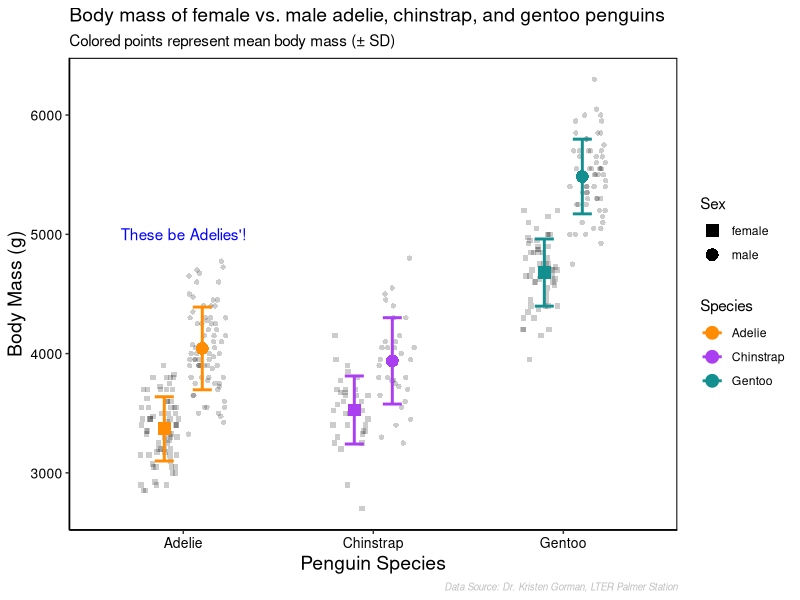

Recreate this plot in R.


library(tidyverse)
library(palmerpenguins)


ggplot(data = na.omit(penguins), aes(x = species, y = body_mass_g, shape = sex)) +
  geom_point(alpha = 0.2, position = position_jitterdodge(dodge.width = 0.5)) + 
  # means & standard devs
  stat_summary(mapping = aes(color = species),
               fun = "mean", geom = "point", size = 4,
               position = position_dodge(width = 0.4)) +
  stat_summary(mapping = aes(color = species),
               fun = "mean", geom = "errorbar", size = 1, width = 0.2,
               position = position_dodge(width = 0.4),
               fun.max = function(x) mean(x) + sd(x),
               fun.min = function(x) mean(x) - sd(x)) +
  annotate("text", x = "Adelie", y = 5000, label = "These be Adelies'!", color = "blue") +
  # change colors/shapes
  scale_color_manual(values = c("#FF8C02", "#A93FF1", "#148F90"), name = "Species") + 
  scale_shape_manual(values = c(15, 16), name = "Sex") + 
  # add nicer axis labels + title + caption
  labs(x = "Penguin Species", 
       y = "Body Mass (g)",
       title = "Body mass of female vs. male adelie, chinstrap, and gentoo penguins",
       subtitle = "Colored points represent mean body mass (± SD)",
       caption = "Data Source: Dr. Kristen Gorman, LTER Palmer Station") +
  theme_classic() + 
  theme(
    plot.title = element_text(hjust = 0, size = 14),
    axis.text = element_text(color = "black", size = 10),
    axis.title = element_text(color = "black", size = 14),
    plot.caption = element_text(size = 7, hjust = 1, color = "gray", face = "italic"),
    panel.border = element_rect(color = "black", size = 0.7, fill = NA))






